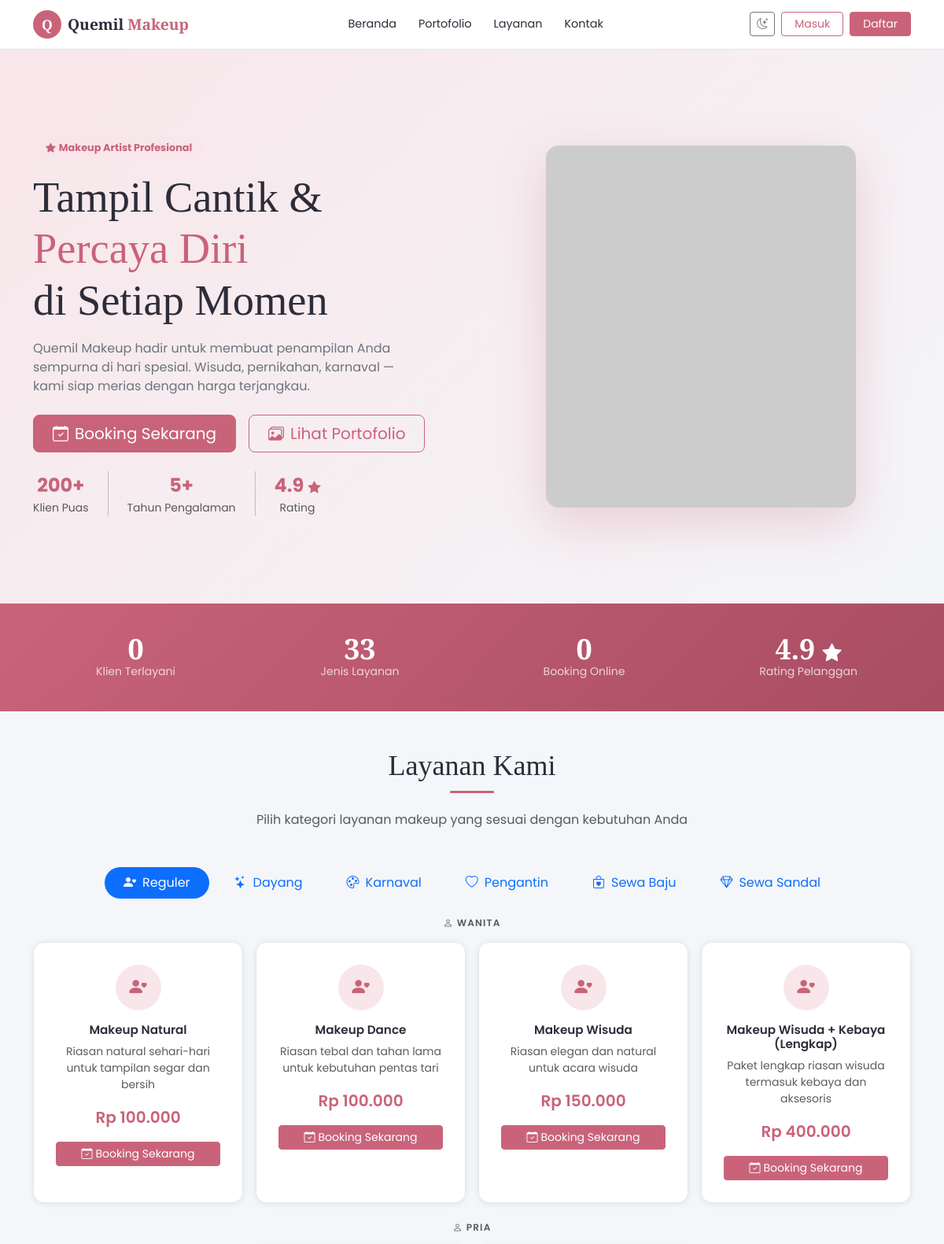
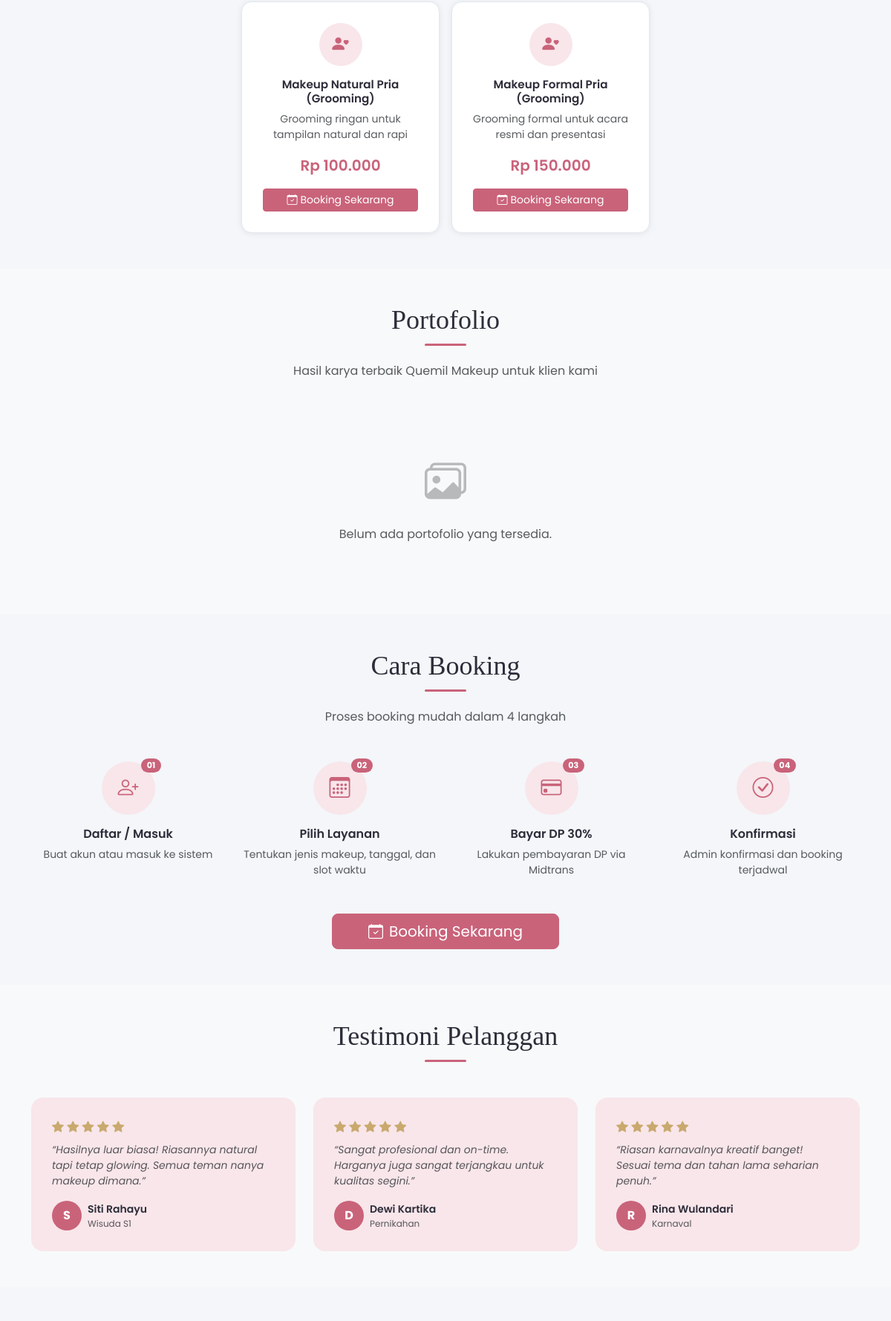
The page /public/index.php (upper part) on the database its author committed (2 pictures, top to bottom).
### tables this page shows
CREATE TABLE IF NOT EXISTS `jenis_makeup` (
  `id`         INT UNSIGNED AUTO_INCREMENT PRIMARY KEY,
  `nama`       VARCHAR(100) NOT NULL,
  `kategori`   VARCHAR(50)  NOT NULL DEFAULT 'Reguler',
  `gender`     ENUM('wanita','pria','couple','anak') NOT NULL DEFAULT 'wanita',
  `deskripsi`  TEXT,
  `harga`      DECIMAL(12,2) NOT NULL DEFAULT 0,
  `is_active`  TINYINT(1) NOT NULL DEFAULT 1,
  `created_at` DATETIME NOT NULL DEFAULT CURRENT_TIMESTAMP
);

CREATE TABLE IF NOT EXISTS `testimoni` (
  `id`         INT UNSIGNED AUTO_INCREMENT PRIMARY KEY,
  `nama`       VARCHAR(100) NOT NULL,
  `event`      VARCHAR(100) NOT NULL,
  `teks`       TEXT NOT NULL,
  `rating`     TINYINT UNSIGNED NOT NULL DEFAULT 5,
  `urutan`     INT UNSIGNED NOT NULL DEFAULT 0,
  `is_active`  TINYINT(1) NOT NULL DEFAULT 1,
  `created_at` DATETIME NOT NULL DEFAULT CURRENT_TIMESTAMP
);

### app/helpers/functions.php (called while the page is built, shortened)
<?php
function baseUrl(string $path = ''): string
{
    return rtrim(APP_URL, '/') . '/' . ltrim($path, '/');
}
function e(string $str): string
{
    return htmlspecialchars($str, ENT_QUOTES, 'UTF-8');
}
function formatRupiah(float $amount): string
{
    return 'Rp ' . number_format($amount, 0, ',', '.');
}

### config/database.php (called while the page is built, shortened)
<?php
class Database
{
    private static ?PDO $instance = null;
    public static function getInstance(): PDO
    {
        if (self::$instance === null) {
            $dsn = sprintf(
                'mysql:host=%s;port=%s;dbname=%s;charset=%s',
                DB_HOST, DB_PORT, DB_NAME, DB_CHARSET
            );
            $options = [
                PDO::ATTR_ERRMODE            => PDO::ERRMODE_EXCEPTION,
                PDO::ATTR_DEFAULT_FETCH_MODE => PDO::FETCH_ASSOC,
                PDO::ATTR_EMULATE_PREPARES   => false,
            ];
            try {
                self::$instance = new PDO($dsn, DB_USER, DB_PASS, $options);
            } catch (PDOException $e) {
                if (APP_ENV === 'development') {
                    die('Koneksi database gagal: ' . $e->getMessage());
                }
                die('Terjadi kesalahan pada server. Silakan coba beberapa saat lagi.');
            }
        }
        return self::$instance;
    }
}
function db(): PDO
{
    return Database::getInstance();
}

### app/models/JenisMakeup.php (called while the page is built, shortened)
<?php
require_once BASE_PATH . '/config/database.php';
class JenisMakeup
{
    private PDO $db;
    public function __construct()
    {
        $this->db = db();
    }
    public function getActive(): array
    {
        return $this->db->query(
            "SELECT * FROM jenis_makeup WHERE is_active = 1
             ORDER BY FIELD(kategori,'Reguler','Dayang','Karnaval','Pengantin','Sewa Baju','Sewa Sandal'),
                      FIELD(gender,'wanita','pria','couple','anak'),
                      harga ASC"
        )->fetchAll();
    }
    public function getActiveGrouped(): array
    {
        $rows = $this->getActive();
        $grouped = [];
        foreach ($rows as $row) {
            $grouped[$row['kategori']][$row['gender']][] = $row;
        }
        return $grouped;
    }
}

### app/models/Testimoni.php (called while the page is built, shortened)
<?php
require_once BASE_PATH . '/config/database.php';
class Testimoni
{
    private PDO $db;
    public function __construct()
    {
        $this->db = db();
    }
    public function getActive(int $limit = 6): array
    {
        $stmt = $this->db->prepare(
            'SELECT * FROM testimoni WHERE is_active = 1 ORDER BY urutan ASC, id ASC LIMIT ?'
        );
        $stmt->execute([$limit]);
        return $stmt->fetchAll();
    }
}

### public/index.php (the view, shortened to what this page needs)
<?php
require_once BASE_PATH . '/config/database.php';
require_once BASE_PATH . '/app/helpers/functions.php';
require_once BASE_PATH . '/app/models/JenisMakeup.php';
require_once BASE_PATH . '/app/models/Testimoni.php';
$portofolioModel  = new Portofolio();
$jenisMakeupModel = new JenisMakeup();
$jenisMakeup      = $jenisMakeupModel->getActiveGrouped();
$jenisMakeupFlat  = $jenisMakeupModel->getActive();
$portfolios       = $portofolioModel->getActive(9);
$heroImagePath = (new SiteSetting())->get('hero_image');
require_once BASE_PATH . '/views/partials/header.php';
require_once BASE_PATH . '/views/partials/navbar.php';
?>
<section class="hero-section" id="beranda">
  <div class="container">
    <div class="row align-items-center g-5">
      <div class="col-lg-6" data-aos="fade-right" data-aos-delay="100">
        <span class="badge rounded-pill px-3 py-2 mb-3 d-inline-flex align-items-center gap-1"
              style="background:var(--rose-light);color:var(--rose);font-size:.8rem;">
          <i class="bi bi-star-fill"></i> Makeup Artist Profesional
        </span>
        <h1 class="hero-title mb-3">
          Tampil Cantik &amp;<br>
          <span class="text-rose">Percaya Diri</span><br>
          di Setiap Momen
        </h1>
        <p class="hero-subtitle mb-4">
          Quemil Makeup hadir untuk membuat penampilan Anda sempurna di hari spesial.
          Wisuda, pernikahan, karnaval &mdash; kami siap merias dengan harga terjangkau.
        </p>
        <div class="d-flex flex-wrap gap-3 mb-4">
          <a href="<?= baseUrl('booking/pilih-layanan.php') ?>" class="btn btn-rose btn-lg px-4 btn-glow">
            <i class="bi bi-calendar-check me-2"></i>Booking Sekarang
          </a>
          <a href="#portfolio" class="btn btn-outline-rose btn-lg px-4">
            <i class="bi bi-images me-2"></i>Lihat Portofolio
          </a>
        </div>
        <div class="d-flex gap-4">
          <div class="text-center">
            <div class="fw-bold fs-4 text-rose">200+</div>
            <div class="text-muted small">Klien Puas</div>
          </div>
          <div class="text-center">
            <div class="fw-bold fs-4 text-rose">5+</div>
            <div class="text-muted small">Tahun Pengalaman</div>
          </div>
          <div class="text-center">
            <div class="fw-bold fs-4 text-rose">4.9 <i class="bi bi-star-fill" style="font-size:1rem"></i></div>
            <div class="text-muted small">Rating</div>
          </div>
        </div>
      </div>
      <div class="col-lg-6 d-none d-lg-block" data-aos="fade-left" data-aos-delay="200">
        <div class="hero-image-wrapper">
          <img src="<?= !empty($heroImagePath) ? baseUrl('uploads/' . e($heroImagePath)) : 'https://placehold.co/480x560/f8e6ea/c9637a?text=Quemil+Makeup' ?>"
               onerror="this.src='https://placehold.co/480x560/f8e6ea/c9637a?text=Quemil+Makeup'"
               alt="Quemil Makeup Artist"
               class="hero-img img-fluid">
        </div>
      </div>
    </div>
  </div>
</section>
<section class="stats-banner">
  <div class="container">
    <div class="row text-center g-4">
      <div class="col-6 col-md-3" data-aos="fade-up" data-aos-delay="0">
        <div class="stat-number" data-counter="200" data-suffix="+">0</div>
        <div class="small opacity-75">Klien Terlayani</div>
      </div>
      <div class="col-6 col-md-3" data-aos="fade-up" data-aos-delay="100">
        <div class="stat-number" data-counter="<?= count($jenisMakeupFlat) ?>" data-suffix=""><?= count($jenisMakeupFlat) ?></div>
        <div class="small opacity-75">Jenis Layanan</div>
      </div>
      <div class="col-6 col-md-3" data-aos="fade-up" data-aos-delay="200">
        <div class="stat-number" data-counter="100" data-suffix="%">0</div>
        <div class="small opacity-75">Booking Online</div>
      </div>
      <div class="col-6 col-md-3" data-aos="fade-up" data-aos-delay="300">
        <div class="stat-number">4.9 <i class="bi bi-star-fill" style="font-size:1.5rem"></i></div>
        <div class="small opacity-75">Rating Pelanggan</div>
      </div>
    </div>
  </div>
</section>
<section class="py-5" id="layanan">
  <div class="container">
    <div class="text-center mb-5" data-aos="fade-up">
      <h2 class="section-title">Layanan Kami</h2>
      <div class="section-divider"></div>
      <p class="text-muted">Pilih kategori layanan makeup yang sesuai dengan kebutuhan Anda</p>
    </div>
    <?php
    $kategoriIcons = [
      'Reguler'    => 'bi-person-heart',
      'Dayang'     => 'bi-stars',
      'Karnaval'   => 'bi-palette',
      'Pengantin'  => 'bi-heart',
      'Sewa Baju'  => 'bi-bag-heart',
      'Sewa Sandal'=> 'bi-gem',
    ];
    $kategoriList = array_keys($jenisMakeup);
    ?>
    <?php if (!empty($jenisMakeup)): ?>
    <div data-aos="fade-up" data-aos-delay="100">
      <ul class="nav nav-pills justify-content-center flex-wrap gap-2 mb-4" id="layananTab" role="tablist">
        <?php foreach ($kategoriList as $ki => $kat):
          $tabId  = 'tab-' . strtolower(str_replace(' ', '-', $kat));
          $isActive = ($ki === 0) ? 'active' : '';
        ?>
        <li class="nav-item" role="presentation">
          <button class="nav-link <?= $isActive ?> d-flex align-items-center gap-2 px-4 py-2"
                  id="<?= $tabId ?>-btn"
                  data-bs-toggle="pill"
                  data-bs-target="#<?= $tabId ?>"
                  type="button" role="tab"
                  aria-controls="<?= $tabId ?>"
                  aria-selected="<?= $ki === 0 ? 'true' : 'false' ?>"
                  style="border-radius:2rem;">
            <i class="bi <?= $kategoriIcons[$kat] ?? 'bi-circle' ?>"></i>
            <?= e($kat) ?>
          </button>
        </li>
        <?php endforeach; ?>
      </ul>
    </div>
    <div class="tab-content" id="layananTabContent">
      <?php foreach ($kategoriList as $ki => $kat):
        $tabId    = 'tab-' . strtolower(str_replace(' ', '-', $kat));
        $isActive = ($ki === 0) ? 'show active' : '';
        $genderGroups = $jenisMakeup[$kat];
        $genderLabels = ['wanita' => 'Wanita', 'pria' => 'Pria', 'couple' => 'Couple', 'anak' => 'Anak'];
      ?>
      <div class="tab-pane fade <?= $isActive ?>"
           id="<?= $tabId ?>"
           role="tabpanel"
           aria-labelledby="<?= $tabId ?>-btn">
        <?php foreach ($genderGroups as $gender => $items): ?>
        <?php if (count($genderGroups) > 1): ?>
        <h6 class="text-muted fw-semibold mb-3 mt-4 text-center text-uppercase" style="letter-spacing:.1em;font-size:.75rem;">
          <i class="bi bi-person me-1"></i><?= $genderLabels[$gender] ?? ucfirst($gender) ?>
        </h6>
        <?php endif; ?>
        <div class="row g-3 justify-content-center">
          <?php
          $icons = ['bi-mortarboard','bi-heart','bi-stars','bi-calendar-event','bi-camera','bi-palette','bi-gem','bi-bag-heart'];
          foreach ($items as $ci => $jenis):
            $icon = $kategoriIcons[$kat] ?? $icons[$ci % count($icons)];
          ?>
          <div class="col-sm-6 col-md-4 col-lg-3" data-aos="fade-up" data-aos-delay="<?= $ci * 80 ?>">
            <div class="service-card h-100">
              <div class="service-icon">
                <i class="bi <?= $icon ?>"></i>
              </div>
              <h5 class="fw-semibold mb-2" style="font-size:.95rem"><?= e($jenis['nama']) ?></h5>
              <p class="text-muted small mb-3"><?= e($jenis['deskripsi'] ?? '') ?></p>
              <div class="service-price mb-3"><?= formatRupiah((float)$jenis['harga']) ?></div>
              <a href="<?= baseUrl('booking/index.php?jenis_id=' . $jenis['id']) ?>"
                 class="btn btn-rose btn-sm w-100 mt-auto">
                <i class="bi bi-calendar-check me-1"></i>Booking Sekarang
              </a>
            </div>
          </div>
          <?php endforeach; ?>
        </div>
        <?php endforeach; ?>
      </div>
      <?php endforeach; ?>
    </div>
    <?php endif; ?>
  </div>
</section>
<section class="py-5 bg-light" id="portfolio">
  <div class="container">
    <div class="text-center mb-5" data-aos="fade-up">
      <h2 class="section-title">Portofolio</h2>
      <div class="section-divider"></div>
      <p class="text-muted">Hasil karya terbaik Quemil Makeup untuk klien kami</p>
    </div>
    <?php if (empty($portfolios)): ?>
    <div class="text-center py-5 text-muted">
      <i class="bi bi-images" style="font-size:3.5rem;opacity:.4"></i>
      <p class="mt-3 mb-0">Belum ada portofolio yang tersedia.</p>
    </div>
    <?php endif; ?>
  </div>
</section>
<section class="py-5">
  <div class="container">
    <div class="text-center mb-5" data-aos="fade-up">
      <h2 class="section-title">Cara Booking</h2>
      <div class="section-divider"></div>
      <p class="text-muted">Proses booking mudah dalam 4 langkah</p>
    </div>
    <div class="row g-4 text-center">
      <?php
      $steps = [
        ['num'=>'01','icon'=>'bi-person-plus',  'title'=>'Daftar / Masuk',  'desc'=>'Buat akun atau masuk ke sistem'],
        ['num'=>'02','icon'=>'bi-calendar3',    'title'=>'Pilih Layanan',   'desc'=>'Tentukan jenis makeup, tanggal, dan slot waktu'],
        ['num'=>'03','icon'=>'bi-credit-card',  'title'=>'Bayar DP 30%',    'desc'=>'Lakukan pembayaran DP via Midtrans'],
        ['num'=>'04','icon'=>'bi-check-circle', 'title'=>'Konfirmasi',      'desc'=>'Admin konfirmasi dan booking terjadwal'],
      ];
      foreach ($steps as $si => $step):
      ?>
      <div class="col-6 col-lg-3" data-aos="fade-up" data-aos-delay="<?= $si * 150 ?>">
        <div class="position-relative d-inline-block mb-3">
          <div class="d-flex align-items-center justify-content-center rounded-circle step-icon-circle"
               style="width:72px;height:72px;background:var(--rose-light);">
            <i class="bi <?= $step['icon'] ?> text-rose" style="font-size:1.75rem"></i>
          </div>
          <span class="badge rounded-pill bg-rose position-absolute"
                style="top:-4px;right:-8px;font-size:.7rem">
            <?= $step['num'] ?>
          </span>
        </div>
        <h6 class="fw-semibold"><?= $step['title'] ?></h6>
        <p class="text-muted small mb-0"><?= $step['desc'] ?></p>
      </div>
      <?php endforeach; ?>
    </div>
    <div class="text-center mt-5" data-aos="fade-up" data-aos-delay="200">
      <a href="<?= baseUrl('booking/pilih-layanan.php') ?>" class="btn btn-rose btn-lg px-5 btn-glow">
        <i class="bi bi-calendar-check me-2"></i>Booking Sekarang
      </a>
    </div>
  </div>
</section>
<section class="py-5 bg-light">
  <div class="container">
    <div class="text-center mb-5">
      <h2 class="section-title">Testimoni Pelanggan</h2>
      <div class="section-divider"></div>
    </div>
    <div class="row g-4">
      <?php
      $testimonials = (new Testimoni())->getActive(6);
      foreach ($testimonials as $ti => $t):
      ?>
      <div class="col-md-4" data-aos="fade-up" data-aos-delay="<?= $ti * 150 ?>">
        <div class="testimonial-card">
          <div class="testimonial-stars mb-2">
            <?= str_repeat('<i class="bi bi-star-fill"></i> ', (int)$t['rating']) ?>
          </div>
          <p class="text-muted fst-italic mb-3 small">&ldquo;<?= e($t['teks']) ?>&rdquo;</p>
          <div class="d-flex align-items-center gap-2">
            <div class="rounded-circle text-white d-flex align-items-center justify-content-center fw-bold"
                 style="width:40px;height:40px;background:var(--rose);flex-shrink:0">
              <?= strtoupper(substr($t['nama'], 0, 1)) ?>
            </div>
            <div>
              <div class="fw-semibold small"><?= e($t['nama']) ?></div>
              <div class="text-muted" style="font-size:.75rem"><?= e($t['event']) ?></div>
            </div>
          </div>
        </div>
      </div>
      <?php endforeach; ?>
    </div>
  </div>
</section>
<?php require_once BASE_PATH . '/views/partials/footer.php'; ?>

### rows shown on the page
jenis_makeup: nama "Makeup Natural", deskripsi "Riasan natural sehari-hari untuk tampilan segar dan bersih", harga "Rp 100.000"
jenis_makeup: nama "Makeup Dance", deskripsi "Riasan tebal dan tahan lama untuk kebutuhan pentas tari", harga "Rp 100.000"
jenis_makeup: nama "Makeup Wisuda", deskripsi "Riasan elegan dan natural untuk acara wisuda", harga "Rp 150.000"
jenis_makeup: nama "Makeup Wisuda + Kebaya (Lengkap)", deskripsi "Paket lengkap riasan wisuda termasuk kebaya dan aksesoris", harga "Rp 400.000"
jenis_makeup: nama "Makeup Natural Pria (Grooming)", deskripsi "Grooming ringan untuk tampilan natural dan rapi", harga "Rp 100.000"
jenis_makeup: nama "Makeup Formal Pria (Grooming)", deskripsi "Grooming formal untuk acara resmi dan presentasi", harga "Rp 150.000"
testimoni: teks "Hasilnya luar biasa! Riasannya natural tapi tetap glowing. Semua teman nanya makeup dimana.", nama "S", nama "Siti Rahayu", event "Wisuda S1"
testimoni: teks "Sangat profesional dan on-time. Harganya juga sangat terjangkau untuk kualitas segini.", nama "D", nama "Dewi Kartika", event "Pernikahan"
testimoni: teks "Riasan karnavalnya kreatif banget! Sesuai tema dan tahan lama seharian penuh.", nama "R", nama "Rina Wulandari", event "Karnaval"

### other values the page prints
count($jenisMakeupFlat) "33"
$kat "Reguler"
$kat "Dayang"
$kat "Karnaval"
$kat "Pengantin"
$kat "Sewa Baju"
$kat "Sewa Sandal"
$genderLabels[$gender] "WANITA"
$genderLabels[$gender] "PRIA"
$step['num'] "01"
$step['title'] "Daftar / Masuk"
$step['desc'] "Buat akun atau masuk ke sistem"
$step['num'] "02"
$step['title'] "Pilih Layanan"
$step['desc'] "Tentukan jenis makeup, tanggal, dan slot waktu"
